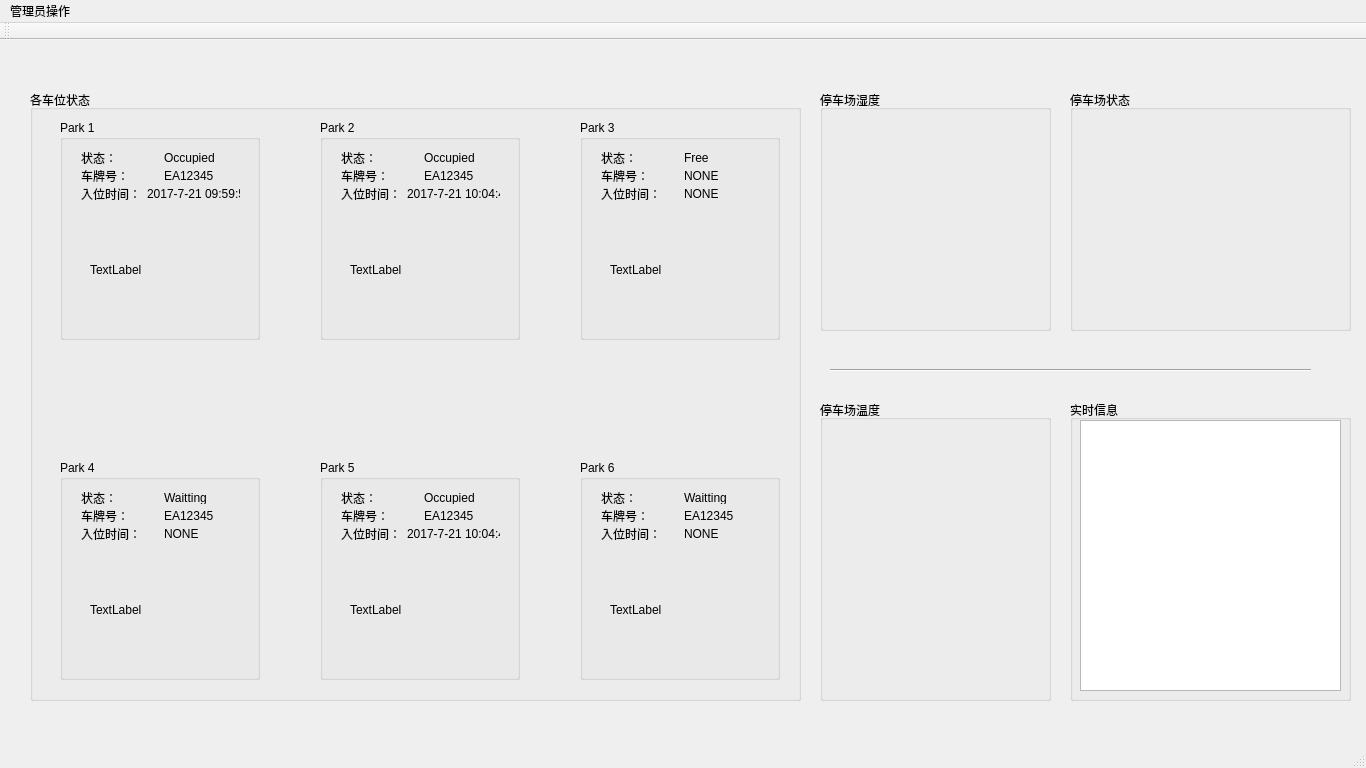
<?xml version="1.0" encoding="UTF-8"?>
<ui version="4.0">
 <class>UpperComputer</class>
 <widget class="QMainWindow" name="UpperComputer">
  <property name="geometry">
   <rect>
    <x>0</x>
    <y>0</y>
    <width>1366</width>
    <height>768</height>
   </rect>
  </property>
  <property name="windowTitle">
   <string>智能停车场</string>
  </property>
  <widget class="QWidget" name="centralWidget">
   <widget class="QGroupBox" name="groupBox_everyPark">
    <property name="geometry">
     <rect>
      <x>30</x>
      <y>50</y>
      <width>771</width>
      <height>611</height>
     </rect>
    </property>
    <property name="title">
     <string>各车位状态</string>
    </property>
    <widget class="QGroupBox" name="groupBox_park1">
     <property name="geometry">
      <rect>
       <x>30</x>
       <y>30</y>
       <width>200</width>
       <height>220</height>
      </rect>
     </property>
     <property name="title">
      <string>Park 1</string>
     </property>
     <widget class="QLabel" name="label_park1_statu_pic">
      <property name="geometry">
       <rect>
        <x>30</x>
        <y>90</y>
        <width>140</width>
        <height>120</height>
       </rect>
      </property>
      <property name="text">
       <string>TextLabel</string>
      </property>
     </widget>
     <widget class="QWidget" name="layoutWidget">
      <property name="geometry">
       <rect>
        <x>10</x>
        <y>20</y>
        <width>181</width>
        <height>71</height>
       </rect>
      </property>
      <layout class="QVBoxLayout" name="verticalLayout">
       <item>
        <layout class="QHBoxLayout" name="horizontalLayout">
         <item>
          <widget class="QLabel" name="label_park1_statu">
           <property name="text">
            <string>状态：</string>
           </property>
          </widget>
         </item>
         <item>
          <widget class="QLabel" name="label_park1_statu_text">
           <property name="text">
            <string>Occupied</string>
           </property>
          </widget>
         </item>
        </layout>
       </item>
       <item>
        <layout class="QHBoxLayout" name="horizontalLayout_2">
         <item>
          <widget class="QLabel" name="label_park1_carNum">
           <property name="text">
            <string>车牌号：</string>
           </property>
          </widget>
         </item>
         <item>
          <widget class="QLabel" name="label_park1_carNum_text">
           <property name="text">
            <string>EA12345</string>
           </property>
          </widget>
         </item>
        </layout>
       </item>
       <item>
        <layout class="QHBoxLayout" name="horizontalLayout_3">
         <item>
          <widget class="QLabel" name="label_park1_inTime">
           <property name="text">
            <string>入位时间：</string>
           </property>
          </widget>
         </item>
         <item>
          <widget class="QLabel" name="label_park1_inTime_text">
           <property name="text">
            <string>2017-7-21 09:59:50</string>
           </property>
          </widget>
         </item>
        </layout>
       </item>
      </layout>
     </widget>
     <widget class="QLabel" name="label_park1_call">
      <property name="geometry">
       <rect>
        <x>0</x>
        <y>190</y>
        <width>30</width>
        <height>30</height>
       </rect>
      </property>
      <property name="text">
       <string/>
      </property>
     </widget>
    </widget>
    <widget class="QGroupBox" name="groupBox_park2">
     <property name="geometry">
      <rect>
       <x>290</x>
       <y>30</y>
       <width>200</width>
       <height>220</height>
      </rect>
     </property>
     <property name="title">
      <string>Park 2</string>
     </property>
     <widget class="QLabel" name="label_park2_statu_pic">
      <property name="geometry">
       <rect>
        <x>30</x>
        <y>90</y>
        <width>140</width>
        <height>120</height>
       </rect>
      </property>
      <property name="text">
       <string>TextLabel</string>
      </property>
     </widget>
     <widget class="QWidget" name="layoutWidget_1">
      <property name="geometry">
       <rect>
        <x>10</x>
        <y>20</y>
        <width>181</width>
        <height>71</height>
       </rect>
      </property>
      <layout class="QVBoxLayout" name="verticalLayout_2">
       <item>
        <layout class="QHBoxLayout" name="horizontalLayout_4">
         <item>
          <widget class="QLabel" name="label_park2_statu">
           <property name="text">
            <string>状态：</string>
           </property>
          </widget>
         </item>
         <item>
          <widget class="QLabel" name="label_park2_statu_text">
           <property name="text">
            <string>Occupied</string>
           </property>
          </widget>
         </item>
        </layout>
       </item>
       <item>
        <layout class="QHBoxLayout" name="horizontalLayout_5">
         <item>
          <widget class="QLabel" name="label_park2_carNum">
           <property name="text">
            <string>车牌号：</string>
           </property>
          </widget>
         </item>
         <item>
          <widget class="QLabel" name="label_park2_carNum_text">
           <property name="text">
            <string>EA12345</string>
           </property>
          </widget>
         </item>
        </layout>
       </item>
       <item>
        <layout class="QHBoxLayout" name="horizontalLayout_6">
         <item>
          <widget class="QLabel" name="label_park2_inTime">
           <property name="text">
            <string>入位时间：</string>
           </property>
          </widget>
         </item>
         <item>
          <widget class="QLabel" name="label_park2_inTime_text">
           <property name="text">
            <string>2017-7-21 10:04:46</string>
           </property>
          </widget>
         </item>
        </layout>
       </item>
      </layout>
     </widget>
     <widget class="QLabel" name="label_park2_call">
      <property name="geometry">
       <rect>
        <x>0</x>
        <y>190</y>
        <width>30</width>
        <height>30</height>
       </rect>
      </property>
      <property name="text">
       <string/>
      </property>
     </widget>
    </widget>
    <widget class="QGroupBox" name="groupBox_park3">
     <property name="geometry">
      <rect>
       <x>550</x>
       <y>30</y>
       <width>200</width>
       <height>220</height>
      </rect>
     </property>
     <property name="title">
      <string>Park 3</string>
     </property>
     <widget class="QLabel" name="label_park3_statu_pic">
      <property name="geometry">
       <rect>
        <x>30</x>
        <y>90</y>
        <width>140</width>
        <height>120</height>
       </rect>
      </property>
      <property name="text">
       <string>TextLabel</string>
      </property>
     </widget>
     <widget class="QWidget" name="layoutWidget_2">
      <property name="geometry">
       <rect>
        <x>10</x>
        <y>20</y>
        <width>181</width>
        <height>71</height>
       </rect>
      </property>
      <layout class="QVBoxLayout" name="verticalLayout_3">
       <item>
        <layout class="QHBoxLayout" name="horizontalLayout_7">
         <item>
          <widget class="QLabel" name="label_park3_statu">
           <property name="text">
            <string>状态：</string>
           </property>
          </widget>
         </item>
         <item>
          <widget class="QLabel" name="label_park3_statu_text">
           <property name="text">
            <string>Free</string>
           </property>
          </widget>
         </item>
        </layout>
       </item>
       <item>
        <layout class="QHBoxLayout" name="horizontalLayout_8">
         <item>
          <widget class="QLabel" name="label_park3_carNum">
           <property name="text">
            <string>车牌号：</string>
           </property>
          </widget>
         </item>
         <item>
          <widget class="QLabel" name="label_park3_carNum_text">
           <property name="text">
            <string>NONE</string>
           </property>
          </widget>
         </item>
        </layout>
       </item>
       <item>
        <layout class="QHBoxLayout" name="horizontalLayout_9">
         <item>
          <widget class="QLabel" name="label_park3_inTime">
           <property name="text">
            <string>入位时间：</string>
           </property>
          </widget>
         </item>
         <item>
          <widget class="QLabel" name="label_park3_inTime_text">
           <property name="text">
            <string>NONE</string>
           </property>
          </widget>
         </item>
        </layout>
       </item>
      </layout>
     </widget>
     <widget class="QLabel" name="label_park3_call">
      <property name="geometry">
       <rect>
        <x>0</x>
        <y>190</y>
        <width>30</width>
        <height>30</height>
       </rect>
      </property>
      <property name="text">
       <string/>
      </property>
     </widget>
    </widget>
    <widget class="QGroupBox" name="groupBox_park4">
     <property name="geometry">
      <rect>
       <x>30</x>
       <y>370</y>
       <width>200</width>
       <height>220</height>
      </rect>
     </property>
     <property name="title">
      <string>Park 4</string>
     </property>
     <widget class="QLabel" name="label_park4_statu_pic">
      <property name="geometry">
       <rect>
        <x>30</x>
        <y>90</y>
        <width>140</width>
        <height>120</height>
       </rect>
      </property>
      <property name="text">
       <string>TextLabel</string>
      </property>
     </widget>
     <widget class="QWidget" name="layoutWidget_3">
      <property name="geometry">
       <rect>
        <x>10</x>
        <y>20</y>
        <width>181</width>
        <height>71</height>
       </rect>
      </property>
      <layout class="QVBoxLayout" name="verticalLayout_4">
       <item>
        <layout class="QHBoxLayout" name="horizontalLayout_10">
         <item>
          <widget class="QLabel" name="label_park4_statu">
           <property name="text">
            <string>状态：</string>
           </property>
          </widget>
         </item>
         <item>
          <widget class="QLabel" name="label_park4_statu_text">
           <property name="text">
            <string>Waitting</string>
           </property>
          </widget>
         </item>
        </layout>
       </item>
       <item>
        <layout class="QHBoxLayout" name="horizontalLayout_11">
         <item>
          <widget class="QLabel" name="label_park4_carNum">
           <property name="text">
            <string>车牌号：</string>
           </property>
          </widget>
         </item>
         <item>
          <widget class="QLabel" name="label_park4_carNum_text">
           <property name="text">
            <string>EA12345</string>
           </property>
          </widget>
         </item>
        </layout>
       </item>
       <item>
        <layout class="QHBoxLayout" name="horizontalLayout_12">
         <item>
          <widget class="QLabel" name="label_park4_inTime">
           <property name="text">
            <string>入位时间：</string>
           </property>
          </widget>
         </item>
         <item>
          <widget class="QLabel" name="label_park4_inTime_text">
           <property name="text">
            <string>NONE</string>
           </property>
          </widget>
         </item>
        </layout>
       </item>
      </layout>
     </widget>
     <widget class="QLabel" name="label_park4_call">
      <property name="geometry">
       <rect>
        <x>0</x>
        <y>190</y>
        <width>30</width>
        <height>30</height>
       </rect>
      </property>
      <property name="text">
       <string/>
      </property>
     </widget>
    </widget>
    <widget class="QGroupBox" name="groupBox_park5">
     <property name="geometry">
      <rect>
       <x>290</x>
       <y>370</y>
       <width>200</width>
       <height>220</height>
      </rect>
     </property>
     <property name="title">
      <string>Park 5</string>
     </property>
     <widget class="QLabel" name="label_park5_statu_pic">
      <property name="geometry">
       <rect>
        <x>30</x>
        <y>90</y>
        <width>140</width>
        <height>120</height>
       </rect>
      </property>
      <property name="text">
       <string>TextLabel</string>
      </property>
     </widget>
     <widget class="QWidget" name="layoutWidget_4">
      <property name="geometry">
       <rect>
        <x>10</x>
        <y>20</y>
        <width>181</width>
        <height>71</height>
       </rect>
      </property>
      <layout class="QVBoxLayout" name="verticalLayout_5">
       <item>
        <layout class="QHBoxLayout" name="horizontalLayout_13">
         <item>
          <widget class="QLabel" name="label_park5_statu">
           <property name="text">
            <string>状态：</string>
           </property>
          </widget>
         </item>
         <item>
          <widget class="QLabel" name="label_park5_statu_text">
           <property name="text">
            <string>Occupied</string>
           </property>
          </widget>
         </item>
        </layout>
       </item>
       <item>
        <layout class="QHBoxLayout" name="horizontalLayout_14">
         <item>
          <widget class="QLabel" name="label_park5_carNum">
           <property name="text">
            <string>车牌号：</string>
           </property>
          </widget>
         </item>
         <item>
          <widget class="QLabel" name="label_park5_carNum_text">
           <property name="text">
            <string>EA12345</string>
           </property>
          </widget>
         </item>
        </layout>
       </item>
       <item>
        <layout class="QHBoxLayout" name="horizontalLayout_15">
         <item>
          <widget class="QLabel" name="label_park5_inTime">
           <property name="text">
            <string>入位时间：</string>
           </property>
          </widget>
         </item>
         <item>
          <widget class="QLabel" name="label_park5_inTime_text">
           <property name="text">
            <string>2017-7-21 10:04:46</string>
           </property>
          </widget>
         </item>
        </layout>
       </item>
      </layout>
     </widget>
     <widget class="QLabel" name="label_park5_call">
      <property name="geometry">
       <rect>
        <x>0</x>
        <y>190</y>
        <width>30</width>
        <height>30</height>
       </rect>
      </property>
      <property name="text">
       <string/>
      </property>
     </widget>
    </widget>
    <widget class="QGroupBox" name="groupBox_park6">
     <property name="geometry">
      <rect>
       <x>550</x>
       <y>370</y>
       <width>200</width>
       <height>220</height>
      </rect>
     </property>
     <property name="title">
      <string>Park 6</string>
     </property>
     <widget class="QLabel" name="label_park6_statu_pic">
      <property name="geometry">
       <rect>
        <x>30</x>
        <y>90</y>
        <width>140</width>
        <height>120</height>
       </rect>
      </property>
      <property name="text">
       <string>TextLabel</string>
      </property>
     </widget>
     <widget class="QWidget" name="layoutWidget_5">
      <property name="geometry">
       <rect>
        <x>10</x>
        <y>20</y>
        <width>181</width>
        <height>71</height>
       </rect>
      </property>
      <layout class="QVBoxLayout" name="verticalLayout_6">
       <item>
        <layout class="QHBoxLayout" name="horizontalLayout_16">
         <item>
          <widget class="QLabel" name="label_park6_statu">
           <property name="text">
            <string>状态：</string>
           </property>
          </widget>
         </item>
         <item>
          <widget class="QLabel" name="label_park6_statu_text">
           <property name="text">
            <string>Waitting</string>
           </property>
          </widget>
         </item>
        </layout>
       </item>
       <item>
        <layout class="QHBoxLayout" name="horizontalLayout_17">
         <item>
          <widget class="QLabel" name="label_park6_carNum">
           <property name="text">
            <string>车牌号：</string>
           </property>
          </widget>
         </item>
         <item>
          <widget class="QLabel" name="label_park6_carNum_text">
           <property name="text">
            <string>EA12345</string>
           </property>
          </widget>
         </item>
        </layout>
       </item>
       <item>
        <layout class="QHBoxLayout" name="horizontalLayout_18">
         <item>
          <widget class="QLabel" name="label_park6_inTime">
           <property name="sizePolicy">
            <sizepolicy hsizetype="Preferred" vsizetype="Preferred">
             <horstretch>0</horstretch>
             <verstretch>0</verstretch>
            </sizepolicy>
           </property>
           <property name="text">
            <string>入位时间：</string>
           </property>
          </widget>
         </item>
         <item>
          <widget class="QLabel" name="label_park6_inTime_text">
           <property name="text">
            <string>NONE</string>
           </property>
          </widget>
         </item>
        </layout>
       </item>
      </layout>
     </widget>
     <widget class="QLabel" name="label_park6_call">
      <property name="geometry">
       <rect>
        <x>0</x>
        <y>190</y>
        <width>30</width>
        <height>30</height>
       </rect>
      </property>
      <property name="text">
       <string/>
      </property>
     </widget>
    </widget>
   </widget>
   <widget class="Line" name="line">
    <property name="geometry">
     <rect>
      <x>830</x>
      <y>320</y>
      <width>481</width>
      <height>20</height>
     </rect>
    </property>
    <property name="orientation">
     <enum>Qt::Horizontal</enum>
    </property>
   </widget>
   <widget class="QGroupBox" name="groupBox">
    <property name="geometry">
     <rect>
      <x>1070</x>
      <y>360</y>
      <width>281</width>
      <height>301</height>
     </rect>
    </property>
    <property name="title">
     <string>实时信息</string>
    </property>
    <widget class="QTextBrowser" name="textBrowser_Information">
     <property name="geometry">
      <rect>
       <x>10</x>
       <y>20</y>
       <width>261</width>
       <height>271</height>
      </rect>
     </property>
    </widget>
   </widget>
   <widget class="QGroupBox" name="groupBox_Hum">
    <property name="geometry">
     <rect>
      <x>820</x>
      <y>50</y>
      <width>231</width>
      <height>241</height>
     </rect>
    </property>
    <property name="title">
     <string>停车场湿度</string>
    </property>
   </widget>
   <widget class="QGroupBox" name="groupBox_Temp">
    <property name="geometry">
     <rect>
      <x>820</x>
      <y>360</y>
      <width>231</width>
      <height>301</height>
     </rect>
    </property>
    <property name="title">
     <string>停车场温度</string>
    </property>
    <widget class="QLabel" name="label_Temperature">
     <property name="geometry">
      <rect>
       <x>40</x>
       <y>20</y>
       <width>161</width>
       <height>271</height>
      </rect>
     </property>
     <property name="text">
      <string/>
     </property>
    </widget>
   </widget>
   <widget class="QGroupBox" name="groupBox_Alarm">
    <property name="geometry">
     <rect>
      <x>1070</x>
      <y>50</y>
      <width>281</width>
      <height>241</height>
     </rect>
    </property>
    <property name="title">
     <string>停车场状态</string>
    </property>
    <widget class="QLabel" name="label_Warning">
     <property name="geometry">
      <rect>
       <x>10</x>
       <y>20</y>
       <width>261</width>
       <height>211</height>
      </rect>
     </property>
     <property name="text">
      <string/>
     </property>
    </widget>
   </widget>
  </widget>
  <widget class="QMenuBar" name="menuBar">
   <property name="geometry">
    <rect>
     <x>0</x>
     <y>0</y>
     <width>1366</width>
     <height>19</height>
    </rect>
   </property>
   <widget class="QMenu" name="menu">
    <property name="title">
     <string>管理员操作</string>
    </property>
    <addaction name="action_signUp"/>
    <addaction name="action_recharge"/>
   </widget>
   <addaction name="menu"/>
  </widget>
  <widget class="QToolBar" name="mainToolBar">
   <attribute name="toolBarArea">
    <enum>TopToolBarArea</enum>
   </attribute>
   <attribute name="toolBarBreak">
    <bool>false</bool>
   </attribute>
  </widget>
  <widget class="QStatusBar" name="statusBar"/>
  <action name="action_signUp">
   <property name="text">
    <string>新用户注册</string>
   </property>
  </action>
  <action name="action_recharge">
   <property name="text">
    <string>充值</string>
   </property>
  </action>
 </widget>
 <layoutdefault spacing="6" margin="11"/>
 <resources/>
 <connections/>
</ui>
